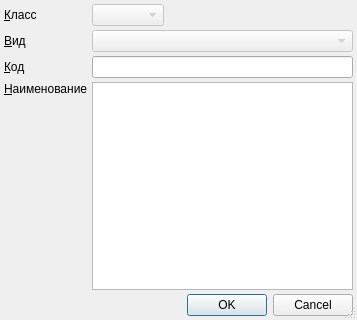
<?xml version="1.0" encoding="UTF-8"?>
<ui version="4.0">
 <class>QuotaTypeEditorDialog</class>
 <widget class="QDialog" name="QuotaTypeEditorDialog">
  <property name="geometry">
   <rect>
    <x>0</x>
    <y>0</y>
    <width>357</width>
    <height>320</height>
   </rect>
  </property>
  <property name="windowTitle">
   <string>Dialog</string>
  </property>
  <property name="sizeGripEnabled">
   <bool>true</bool>
  </property>
  <layout class="QGridLayout" name="gridLayout">
   <property name="margin">
    <number>4</number>
   </property>
   <property name="spacing">
    <number>4</number>
   </property>
   <item row="0" column="0">
    <widget class="QLabel" name="lblClass">
     <property name="text">
      <string>&amp;Класс</string>
     </property>
     <property name="buddy">
      <cstring>cmbClass</cstring>
     </property>
    </widget>
   </item>
   <item row="0" column="1">
    <widget class="QComboBox" name="cmbClass">
     <property name="enabled">
      <bool>false</bool>
     </property>
    </widget>
   </item>
   <item row="0" column="2">
    <spacer name="horizontalSpacer">
     <property name="orientation">
      <enum>Qt::Horizontal</enum>
     </property>
     <property name="sizeHint" stdset="0">
      <size>
       <width>120</width>
       <height>20</height>
      </size>
     </property>
    </spacer>
   </item>
   <item row="1" column="0">
    <widget class="QLabel" name="lblGroup">
     <property name="text">
      <string>&amp;Вид</string>
     </property>
     <property name="buddy">
      <cstring>cmbGroup</cstring>
     </property>
    </widget>
   </item>
   <item row="1" column="1" colspan="2">
    <widget class="CRBComboBox" name="cmbGroup">
     <property name="enabled">
      <bool>false</bool>
     </property>
    </widget>
   </item>
   <item row="2" column="0">
    <widget class="QLabel" name="lblCode">
     <property name="text">
      <string>&amp;Код</string>
     </property>
     <property name="buddy">
      <cstring>edtCode</cstring>
     </property>
    </widget>
   </item>
   <item row="2" column="1" colspan="2">
    <widget class="QLineEdit" name="edtCode"/>
   </item>
   <item row="3" column="0">
    <widget class="QLabel" name="lblName">
     <property name="text">
      <string>&amp;Наименование</string>
     </property>
     <property name="buddy">
      <cstring>edtName</cstring>
     </property>
    </widget>
   </item>
   <item row="3" column="1" rowspan="2" colspan="2">
    <widget class="QTextEdit" name="edtName"/>
   </item>
   <item row="4" column="0">
    <spacer name="verticalSpacer_2">
     <property name="orientation">
      <enum>Qt::Vertical</enum>
     </property>
     <property name="sizeHint" stdset="0">
      <size>
       <width>20</width>
       <height>182</height>
      </size>
     </property>
    </spacer>
   </item>
   <item row="5" column="0" colspan="3">
    <widget class="QDialogButtonBox" name="buttonBox">
     <property name="orientation">
      <enum>Qt::Horizontal</enum>
     </property>
     <property name="standardButtons">
      <set>QDialogButtonBox::Cancel|QDialogButtonBox::Ok</set>
     </property>
    </widget>
   </item>
  </layout>
 </widget>
 <customwidgets>
  <customwidget>
   <class>CRBComboBox</class>
   <extends>QComboBox</extends>
   <header>library/crbcombobox.h</header>
  </customwidget>
 </customwidgets>
 <resources/>
 <connections>
  <connection>
   <sender>buttonBox</sender>
   <signal>accepted()</signal>
   <receiver>QuotaTypeEditorDialog</receiver>
   <slot>accept()</slot>
   <hints>
    <hint type="sourcelabel">
     <x>252</x>
     <y>315</y>
    </hint>
    <hint type="destinationlabel">
     <x>157</x>
     <y>274</y>
    </hint>
   </hints>
  </connection>
  <connection>
   <sender>buttonBox</sender>
   <signal>rejected()</signal>
   <receiver>QuotaTypeEditorDialog</receiver>
   <slot>reject()</slot>
   <hints>
    <hint type="sourcelabel">
     <x>320</x>
     <y>315</y>
    </hint>
    <hint type="destinationlabel">
     <x>286</x>
     <y>274</y>
    </hint>
   </hints>
  </connection>
 </connections>
</ui>
